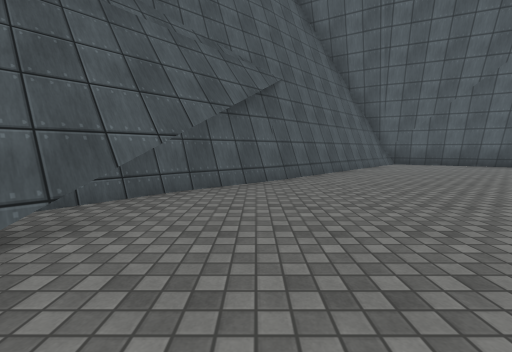
view 1 (above)

12 first-person views from a walk through a scene from a Unity 3-D project. The camera is 1.2 m above the floor, tilts 6° down and sees 90° across. The floor is counted in squares, 2 m on a side. Each view is taken from the middle of a square. On the plan, view 1 faces up. The plan holds only what a view shows up to about 9 squares ahead; the rest is blank. The place goes on beyond the plan. The player is left out. Some surface patterns are stand-ins.

view 2
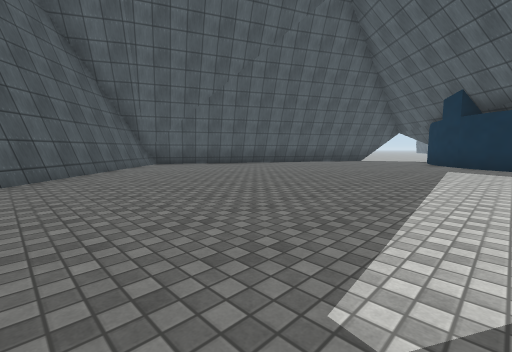

view 3
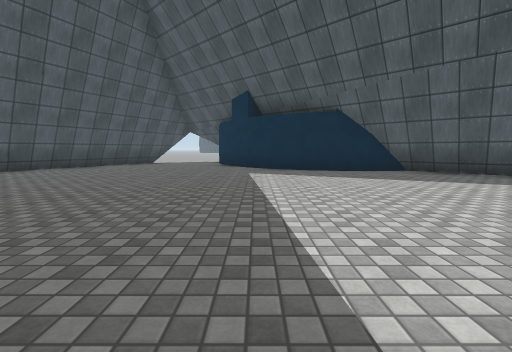

view 4
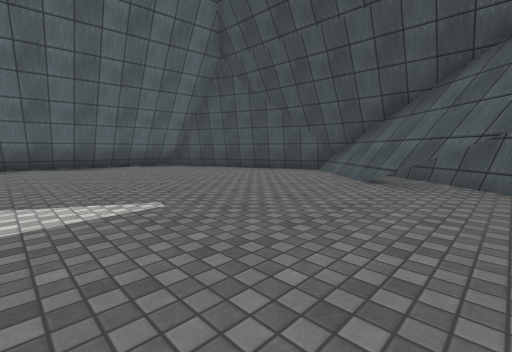

view 5
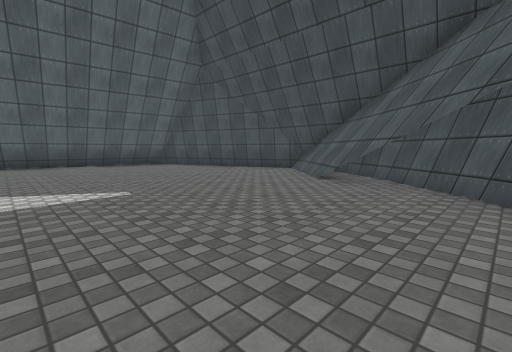

view 6
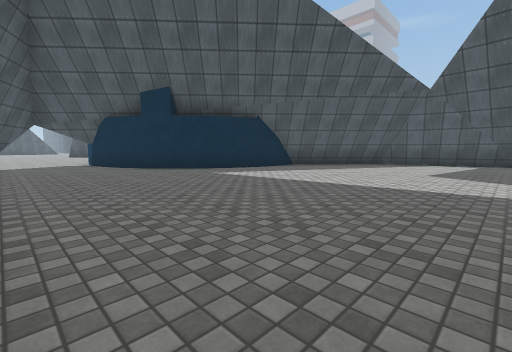

view 7
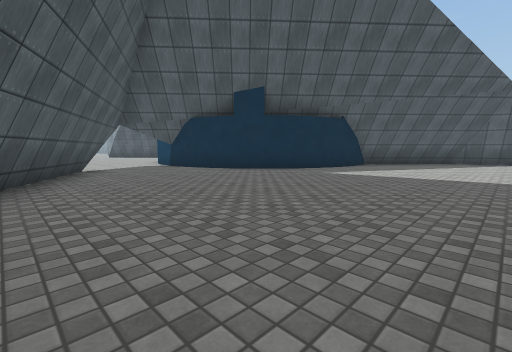

view 8
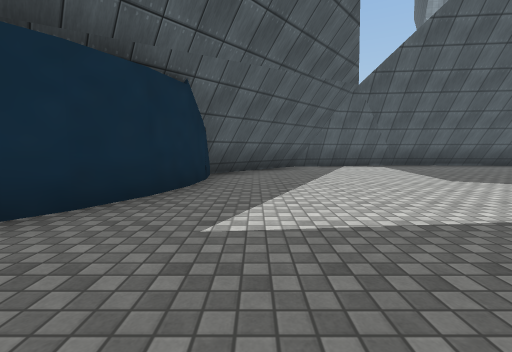

view 9
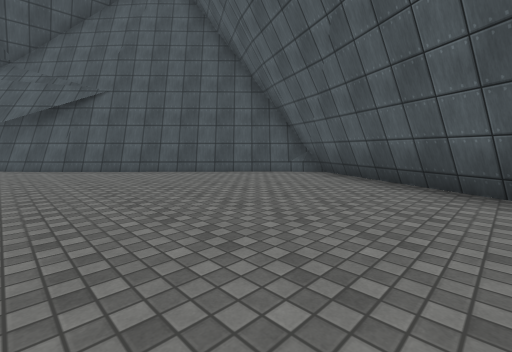

view 10
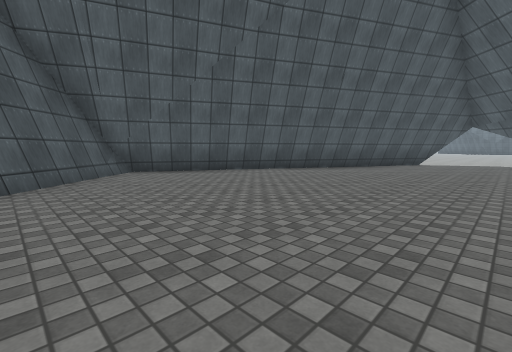

view 11
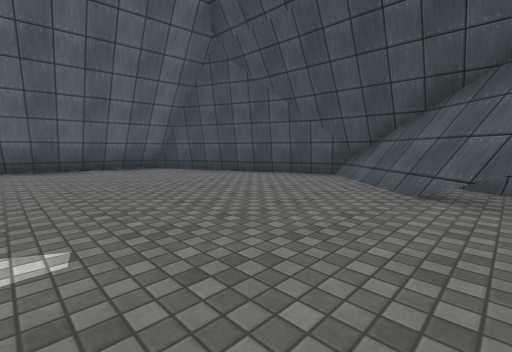

view 12
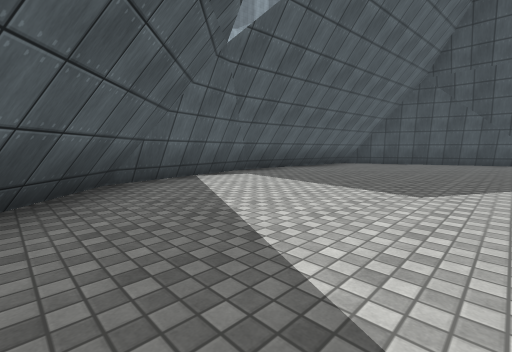

### Floor plan
Points are (right, up) in squares from view 1. A wall is a line through its corners. A room is listed if a view was taken in it or the views show most of it. See-through windows are left out.
Room 1 (views 1, 2, 3, 4, 5, 6, 7, 8, 9, 10, 11, 12)
walls: (10.3, -0.4) (10.8, 0.6); (10.1, -1.2) (10.4, -0.3); (10.7, 0.4) (11.4, 1.3); (-0.7, 3) (-3.8, -0.3); (0.5, 5.2) (-1.3, 3.7); (-1, 2.5) (-3.7, -0.5) (-1.4, -6); (11.3, 1.2) (12.2, 1.9); (10.1, -2.9) (10, -2.1) (10.1, -1.1); (-1.2, 3.8) (-2.6, 2.2); (7.2, -5.5) (10.1, -2.3); (12, 1.8) (13, 2.3); (3.9, -6.3) (7.4, -5.5) (10.1, -2.6); (-2.3, 2.5) (-3.4, 0.8); (12.9, 2.3) (13.9, 2.6); (-3.5, 0.2) (-3.5, -0.9); (13.8, 2.5) (14.4, 2.6); (5.1, 10.1) (0.2, 4.9); (-1.7, -5.5) (4.6, -6.1); (-1.6, -5.7) (4.3, -6.3); (14.5, 4.9) (4.8, 10.1)
low walls: (-1.3, 1.8) (-3.7, -0.8); (-1, 3.7) (-2.7, 2); (8.3, 8.4) (6.6, 9.3); (9.4, 7.9) (8.5, 8.3); (6.4, 9.4) (5.3, 10) (4.6, 9.3); (-1.4, -6) (3.9, -6.5) (7.6, -5.7) (10.1, -2.9); (14.4, 5.2) (9.5, 7.8)

Positions as (right, up) in squares from view 1, and headings:
1: (0, 0), facing up
2: (1, 0), facing up-right
3: (3, 1), facing right
4: (3, 3), facing down-left
5: (3, 4), facing down-left
6: (4, 5), facing down-right
7: (6, 7), facing down-right
8: (9, 3), facing down
9: (9, 4), facing up-left
10: (3, 3), facing up-right
11: (2, 2), facing down-left
12: (9, -1), facing down-left
